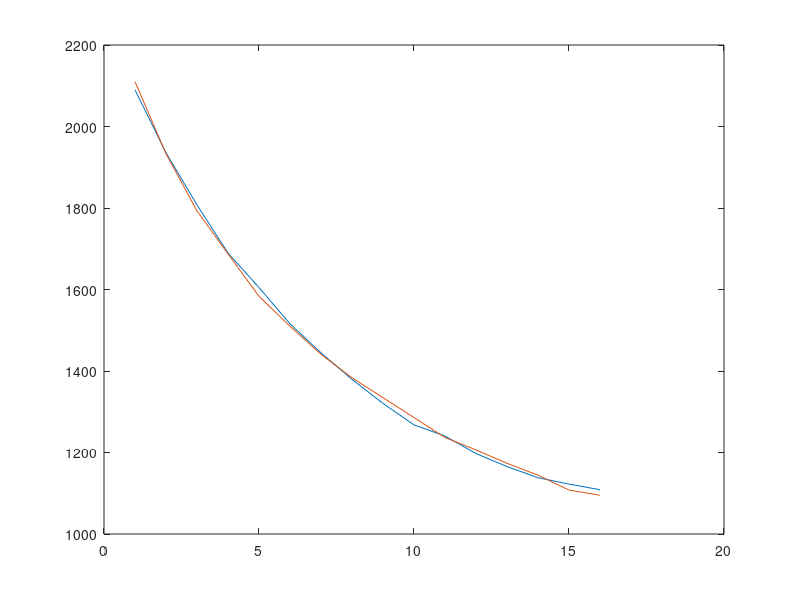
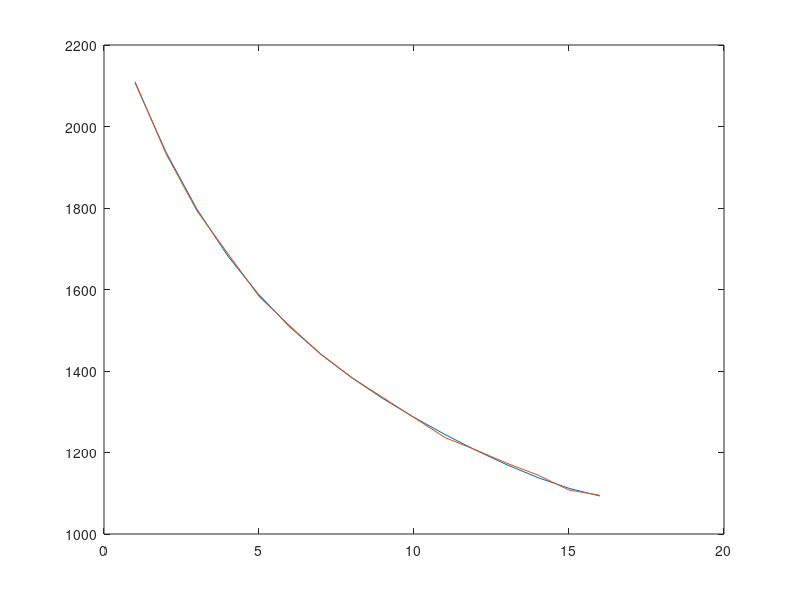

Source code (MATLAB) for these figures, in order:
T = 0.8;
Knom = 2225;

u = 0.05:0.01:0.2;
k = [2060 1883.33 1742.86 1637.5 1533.33 1460 1390.91 1333.33 1284.62 1235.71 1186.67 1156.25 1123.53 1094.44 1057.89 1045];
v = [103 113 122 131 138 146 153 160 167 174 178 185 191 197 201 205];

k = k + 50;
% figure
% plot(u,k);
% title('K = f(u)')
% xlabel('Comanda[%]')
% ylabel('Gain')
% figure
% plot(v,k);
% title('K = f(viteza)')
% xlabel('Viteza[RPS]')
% ylabel('Gain')

%% Fitted model pentru K = f(v);
p1 = 0.06328;
p2 = -29.11;
p3 = 4417;
expression = @(x)(p1*x^2 + p2*x + p3);

data = ones(1,length(k));

for i = 1:16
    data(i) = expression(v(i));
end

figure
plot(data), hold on
plot(k)

%% Fitted model pentru K = f(u);
p1 = 2.587e+06;
p2 = -1.592e+06;
p3 = 3.832e+05;
p4 = -4.647e+04;
p5 = 3656;
expression = @(x)(p1*x^4 + p2*x^3 + p3*x^2 + p4*x + p5);

data = ones(1,length(k));

for i = 1:16
    data(i) = expression(u(i));
end

figure
plot(data), hold on
plot(k)

